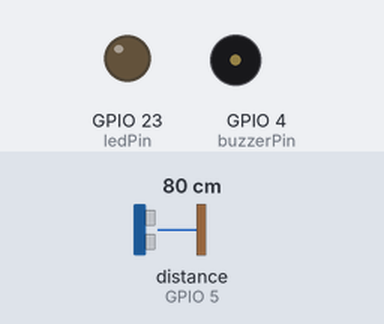
Bench run of a sketch on a simulated ESP32. Shown: output pins drawn as LEDs (lit = HIGH), buzzer (waves = sounding, pin HIGH). Wiring (inferred from the names in the program): ultrasonic range finder: trigger GPIO 21; echo GPIO 5. The test bench sets the inputs (shaded band); at power-on: distance to the obstacle (sensor on GPIO 5) 80 cm. The echo pulse lasts 58.3 µs per cm; WiFi joins after 1.5 s; servers stay silent unless stated; pins used as bus, display or sensor lines are not drawn; what the sketch prints to the serial monitor is not drawn.

Above: at 0.0 s.
At 1.7 s:
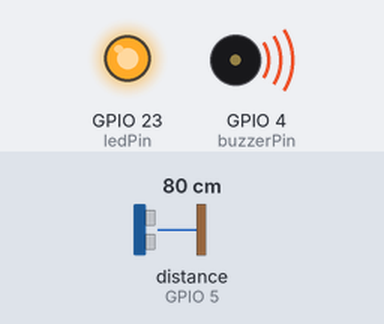
Timing chart, 0 to 3.2 s (numbered marks = the images above):
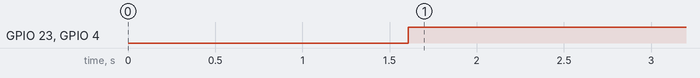

Measured:
- by itself, GPIO 23 (ledPin), GPIO 4 (buzzerPin): LOW → HIGH at 1.6 s

The sketch:

brana_bzuciak_wifi_mail_opakovane_poslanie_vzor.ino
```cpp
#include <Arduino.h> // Zahrnie všetky knižnice dostupné v IDE
#include <ESP_Mail_Client.h> // Zahrnie knižnicu na prácu s e-mailom
#include <WiFi.h> // Načítanie WiFi knižnice pre ESP32

// WiFi nastavenia
const char* ssid = "xxxxx";      // Názov WiFi siete (SSID)
const char* password = "xxxxxx";  // Heslo k WiFi

// Definujeme piny pre ultrazvukový senzor
const int trigPin = 21; // Pripojený na TRIG pin ultrazvukového senzora
const int echoPin = 5;  // Pripojený na ECHO pin ultrazvukového senzora

// Definujeme pin pre LED diódu
const int ledPin = 23; // Pripojený na pin, kde je zapojená červená LED dióda

// Definujeme pin pre aktívny bzučiak
const int buzzerPin = 4;  // GPIO pin, na ktorý je pripojený aktívny bzučiak

// Práh vzdialenosti na určenie, či je brána otvorená (v centimetroch)
const int thresholdDistance = 5; // prispôsob podľa potreby

// SMTP nastavenia
#define SMTP_HOST "smtp.azet.sk" // Definuje premennú SMTP_HOST
#define SMTP_PORT 465 // Definuje SMTP_PORT (predvolený port serveru)

// Definujeme e-mail odosielateľa a príjemcu
#define ODOSIELATEL_EMAIL "espbrana@azet.sk" // E-mail odosielateľa
#define ODOSIELATEL_HESLO "ESP32Test." // Heslo e-mailu odosielateľa
#define PRIJEMCA_EMAIL "xxxxxxx" // E-mail príjemcu

SMTPSession smtp; // Objekt na odosielanie e-mailov
ESP_Mail_Session udaje; // Objekt pre konfiguráciu e-mailu
SMTP_Message sprava; // Objekt pre správu, ktorú posielame

unsigned long lastOpenTime = 0;  // Uchováva čas otvorenia brány
unsigned long lastEmailTime = 0; // Uchováva čas posledného odoslania e-mailu

void Overenie(SMTP_Status status) {
  if (status.success()) {
    Serial.println("E-mail úspešne odoslaný.");
  } else {
    Serial.println("Chyba pri odosielaní e-mailu:");
    Serial.println(status.info());
  }
}

void sendEmail() {
  sprava.sender.name = "ESP32";
  sprava.sender.email = ODOSIELATEL_EMAIL;
  sprava.subject = "ESP32 Overovaci email";
  sprava.addRecipient("Majiteľ", PRIJEMCA_EMAIL);
  String text_spravy = "Brána je otvorená viac ako 2 minúty - Poslane z ESP32";
  sprava.text.content = text_spravy.c_str();

  // Pripojenie k SMTP serveru a odoslanie e-mailu
  if (!smtp.connect(&udaje)) {
    Serial.println("Chyba pri pripojení k SMTP serveru.");
    return;
  }

  if (!MailClient.sendMail(&smtp, &sprava)) {
    Serial.println("Chyba pri odosielaní e-mailu: " + smtp.errorReason());
  }
}

void setup() {
  // Nastavenie pinov
  pinMode(trigPin, OUTPUT);
  pinMode(echoPin, INPUT);
  pinMode(ledPin, OUTPUT);
  pinMode(buzzerPin, OUTPUT);

  // Inicializácia sériovej komunikácie pre monitorovanie vzdialenosti
  Serial.begin(115200);
  delay(100);

  // WiFi pripojenie
  Serial.println("Pripajam sa na WiFi...");
  WiFi.begin(ssid, password);
  while (WiFi.status() != WL_CONNECTED) {
    delay(500);
    Serial.print(".");
  }
  Serial.println("\nWiFi pripojenie úspešné!");
  Serial.print("IP adresa: ");
  Serial.println(WiFi.localIP());

  // Nastavenie SMTP pripojenia
  udaje.server.host_name = SMTP_HOST;
  udaje.server.port = SMTP_PORT;
  udaje.login.email = ODOSIELATEL_EMAIL;
  udaje.login.password = ODOSIELATEL_HESLO;
  udaje.login.user_domain = "";

  smtp.callback(Overenie); // Funkcia na overenie stavu odosielania
}

void loop() {
  // Poslanie signálu do ultrazvukového senzora
  digitalWrite(trigPin, LOW);
  delayMicroseconds(2);
  digitalWrite(trigPin, HIGH);
  delayMicroseconds(10);
  digitalWrite(trigPin, LOW);

  // Výpočet vzdialenosti na základe času odozvy
  long duration = pulseIn(echoPin, HIGH);
  int distance = duration * 0.034 / 2;

  // Ak je brána otvorená
  if (distance > thresholdDistance) {
    if (lastOpenTime == 0) {
      lastOpenTime = millis();  // Nastavíme čas otvorenia
      lastEmailTime = lastOpenTime; // Nastavíme čas prvého e-mailu
    } else {
      // Ak je brána otvorená viac ako 2 minúty a ešte sme neposlali e-mail
      if (millis() - lastOpenTime >= 120000 && millis() - lastEmailTime >= 300000) {
        sendEmail();
        lastEmailTime = millis(); // Aktualizujeme čas posledného e-mailu
      }
    }

    // Zobrazenie času otvorenia brány v sekundách
    Serial.print("Čas otvorenia brány: ");
    Serial.print((millis() - lastOpenTime) / 1000);  // Čas otvorenia v sekundách
    Serial.println(" sekúnd");

    // Rozsvietenie LED a aktivovanie bzučiaka
    digitalWrite(ledPin, HIGH);
    digitalWrite(buzzerPin, HIGH);
  } else {
    // Ak je brána zatvorená, resetujeme čas otvorenia a čas posledného e-mailu
    lastOpenTime = 0;          // Resetovanie času
    lastEmailTime = 0;         // Resetovanie času e-mailu
    digitalWrite(ledPin, LOW);
    digitalWrite(buzzerPin, LOW);
  }

  // Malé oneskorenie pred opakovaním
  delay(500);
}
```
